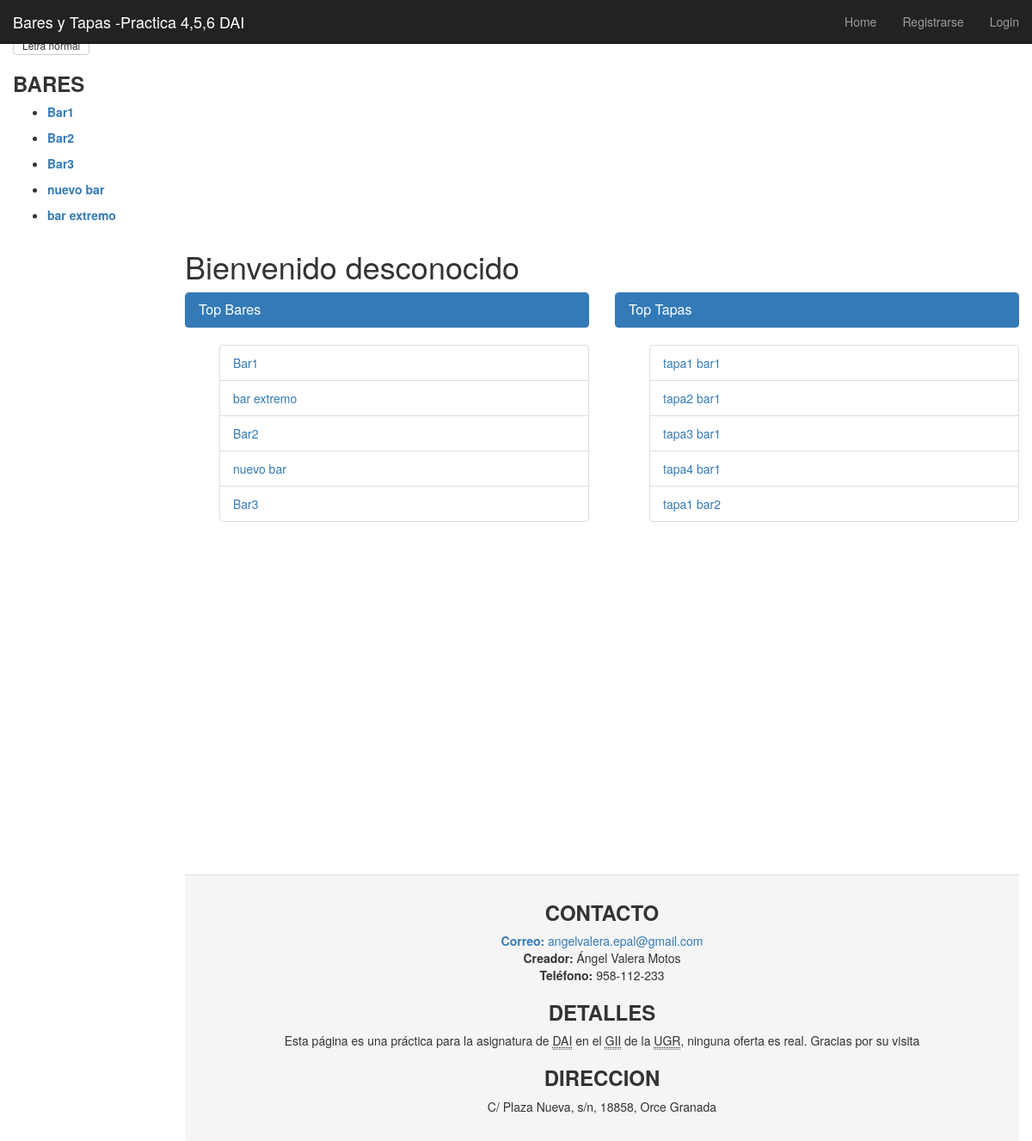
Before: / with the older database file.
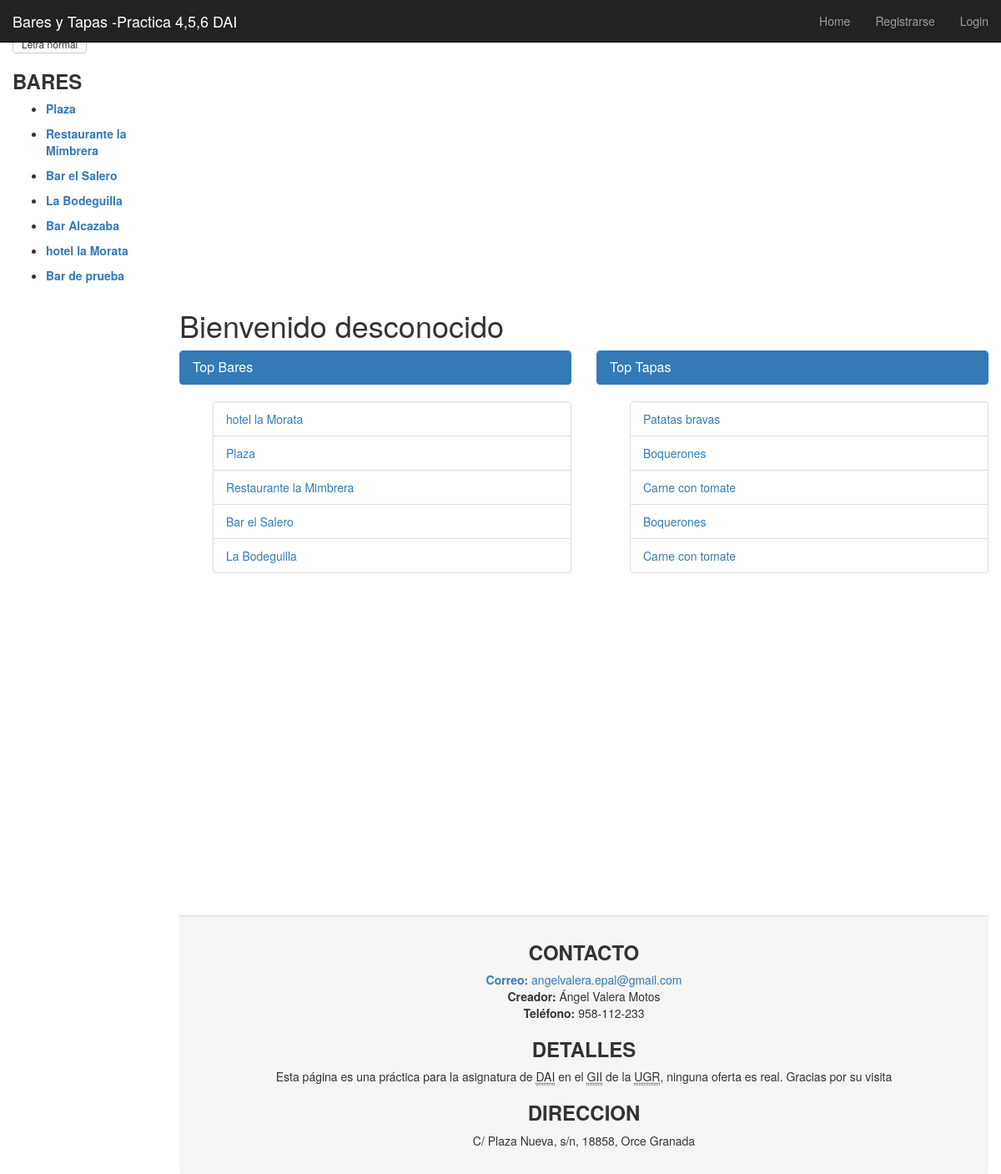
After: the same page with the newer database file.
### app/models.py (models this page shows, shortened)
class Bar(models.Model):
    nombre = models.CharField(max_length=128, primary_key=True, unique=True)
    direccion= models.CharField(max_length=128, unique=True)
    visitas= models.IntegerField(default=0)
    slug = models.SlugField(unique=True)

class Tapa(models.Model):
    bar = models.ForeignKey(Bar)
    nombre = models.CharField(max_length=128)
    votos = models.IntegerField(default=0)
    descripcion= models.CharField(max_length=500)
    slug = models.SlugField()
    def generar_ruta_imagen(instance, filename):
        print "Entra en generar ruta"
        extension = os.path.splitext(filename)[1][1:]
        ruta = os.path.join('bar',instance.bar.slug )
        nombre_archivo = '{}.{}'.format(uuid4().hex, extension)
        return os.path.join(ruta, nombre_archivo)
    print generar_ruta_imagen
    picture = models.ImageField(upload_to=generar_ruta_imagen, blank=True)

### app/views.py (the view)
# urls.py: url(r'^$', views.index, name='index'),
def index(request):
    context_dict = {}
    bares_ordenados = Bar.objects.order_by('-visitas')[:5]
    context_dict['bares_ordenados']= bares_ordenados
    bares = Bar.objects.all()
    context_dict['bares']= bares
    tapas = Tapa.objects.order_by('-votos')[:5]
    context_dict['tapas']= tapas
    return render(request, 'app/index.html', context_dict)

### templates/app/index.html (shortened to what this page needs)
{% extends "app/base.html" %}
{% load staticfiles %}
{% block content %}
  {% if user.is_authenticated %}
  <div class="page-header">
    <h1>Bienvenido {{ user.username }}!</h1>
  {% else %}
    <h1>Bienvenido desconocido</h1>
  {% endif %}
  </div>
  <div class="row placeholders">
    <div class="col-xs-12 col-sm-6 placeholder">
      <div class="panel panel-primary">
        <div class="panel-heading">
          <h3 class="panel-title">Top Bares</h3>
        </div>
      </div>
      {% if bares %}
        <ul>
        {% for bar in bares_ordenados %}
          <li class="list-group-item"><a href="{% url 'bar'  bar.slug %}">{{ bar.nombre }}</a></li>
        {% endfor %}
        </ul>
      {% else %}
        <strong>No hay bares presentes.</strong>
      {% endif %}
    </div>
    <div class="col-xs-12 col-sm-6 placeholder">
      <div class="panel panel-primary">
        <div class="panel-heading">
                <h3 class="panel-title">Top Tapas</h3>
        </div>
      </div>
      {% if tapas %}
        <ul>
          {% for tapa in tapas %}
            <li class="list-group-item"><a href="{% url 'tapa'  tapa.bar.slug tapa.slug %}">{{ tapa.nombre }}</a></li>
          {% endfor %}
        </ul>
      {% else %}
        <strong>No hay tapas presentes.</strong>
      {% endif %}
    </div>
  </div>
  <div id="container" style="width:100%; height:400px;"></div>
{% endblock %}

### templates/app/base.html (shortened to what this page needs)
<!doctype html>
{% load staticfiles %}
<HTML lang="es">
	<head>
    {% block head %}
		<link href="http://getbootstrap.com/dist/css/bootstrap.min.css" rel="stylesheet">
    <link href="http://getbootstrap.com/examples/dashboard/dashboard.css" rel="stylesheet">
    {% endblock %}
	</head>
	<body>
		<div class="navbar navbar-inverse navbar-fixed-top" role="navigation">
			<div class="container-fluid">
				<div class="navbar-header">
					<a class="navbar-brand" href="{% url 'index' %}">Bares y Tapas -Practica 4,5,6 DAI</a>
				</div>
				<div class="navbar-collapse collapse">
					<ul class="nav navbar-nav navbar-right">
						<li><a href="{% url 'index' %}">Home</a></li>
						{% if user.is_authenticated %}
						<li><a href="{% url 'restricted' %}">Restricted Page</a></li>
						<li><a href="{% url 'logout' %}">Logout</a></li>
						<li><a href="{% url 'add_bar' %}">Añadir nuevo Bar</a></li>
						<li><a href="{% url 'add_tapa' %}">Añadir nueva tapa</a></li>
						{% else %}
							<li><a href="{% url 'registro' %}">Registrarse</a></li>
							<li><a href="{% url 'login' %} ">Login</a></li>
						{% endif %}
					</ul>
				</div>
			</div>
		</div>
		<div class="container-fluid">
			<div class="row">
				<div class="col-sm-3 col-md-2 sidebar">
					{% block secciones %}
					<div class="btn-group-vertical">
						<button class="btn btn-default btn-xs" id="btn-pequena">Letra pequeña</button>
						<button class="btn btn-default btn-xs" id="btn-grande">Letra grande</button>
						<button  class="btn btn-default btn-xs" id ="btn-normal">Letra normal</button>
				</div>
						<h3>
							<b> BARES </b>
						</h3>
						<nav id="secs">
							{% if bares %}
								<ul>
									{% for bar in bares %}
										<li > <a  href="{% url 'bar'  bar.slug %}">  <p><b>{{ bar.nombre }}</b></p> </a></li>
									{% endfor %}
								</ul>
							{% else %}
								<strong>No hay Bares presentes.</strong>
							{% endif %}
						</nav>
					{% endblock %}
				</div>
				<div class="col-sm-9 col-sm-offset-3 col-md-10 col-md-offset-2 main">
					<div>
						{% block content %}{% endblock %}
						{% block footer %}
							<footer  class="panel-footer">
								<article id="contacto" align="center">
									<h3  align="center"><b>CONTACTO</b></h3>
									<a href="mailto:angelvalera.epal@gmail.com"><b>Correo:</b> angelvalera.epal@gmail.com<br/></a>
									<b>Creador:</b> Ángel Valera Motos<br/>
									<b>Teléfono:</b> 958-112-233
								</article>
								<article id="detalles">
									<h3 align="center"><b>DETALLES</b></h3>
									<p align="center">Esta página es una práctica para la asignatura de <abbr title="Desarrollo de Aplicaciones para Internet">DAI</abbr>  en el <abbr title="Grado de Ingenieria Informatica">GII</abbr> de la <abbr title="Universidad de Granada">UGR</abbr>, ninguna oferta es real. Gracias por su visita</p>
								</article>
								<article id="direccion">
									<h3 align="center"><b>DIRECCION</b></h3>
									<address align="center"> C/ Plaza Nueva, s/n, 18858, Orce Granada </address>
								</article>
							</footer>
						{% endblock %}
					</div>
				</div>
			</div>
	</body>
</html>

Changed rows visible on the page:
removed Bar: nombre "Bar1"
removed Bar: nombre "Bar2"
removed Bar: nombre "Bar3"
removed Bar: nombre "nuevo bar"
removed Bar: nombre "bar extremo"
removed Tapa: nombre "tapa1 bar1"
removed Tapa: nombre "tapa2 bar1"
removed Tapa: nombre "tapa3 bar1"
removed Tapa: nombre "tapa4 bar1"
removed Tapa: nombre "tapa1 bar2"
added Bar: nombre "Plaza"
added Bar: nombre "Restaurante la Mimbrera"
added Bar: nombre "Bar el Salero"
added Bar: nombre "La Bodeguilla"
added Bar: nombre "Bar Alcazaba", shown under "BARES"
added Bar: nombre "hotel la Morata"
added Bar: nombre "Bar de prueba", shown under "BARES"
added Tapa: nombre "Patatas bravas"
added Tapa: nombre "Boquerones"
added Tapa: nombre "Carne con tomate"
added Tapa: nombre "Boquerones"
added Tapa: nombre "Carne con tomate"
